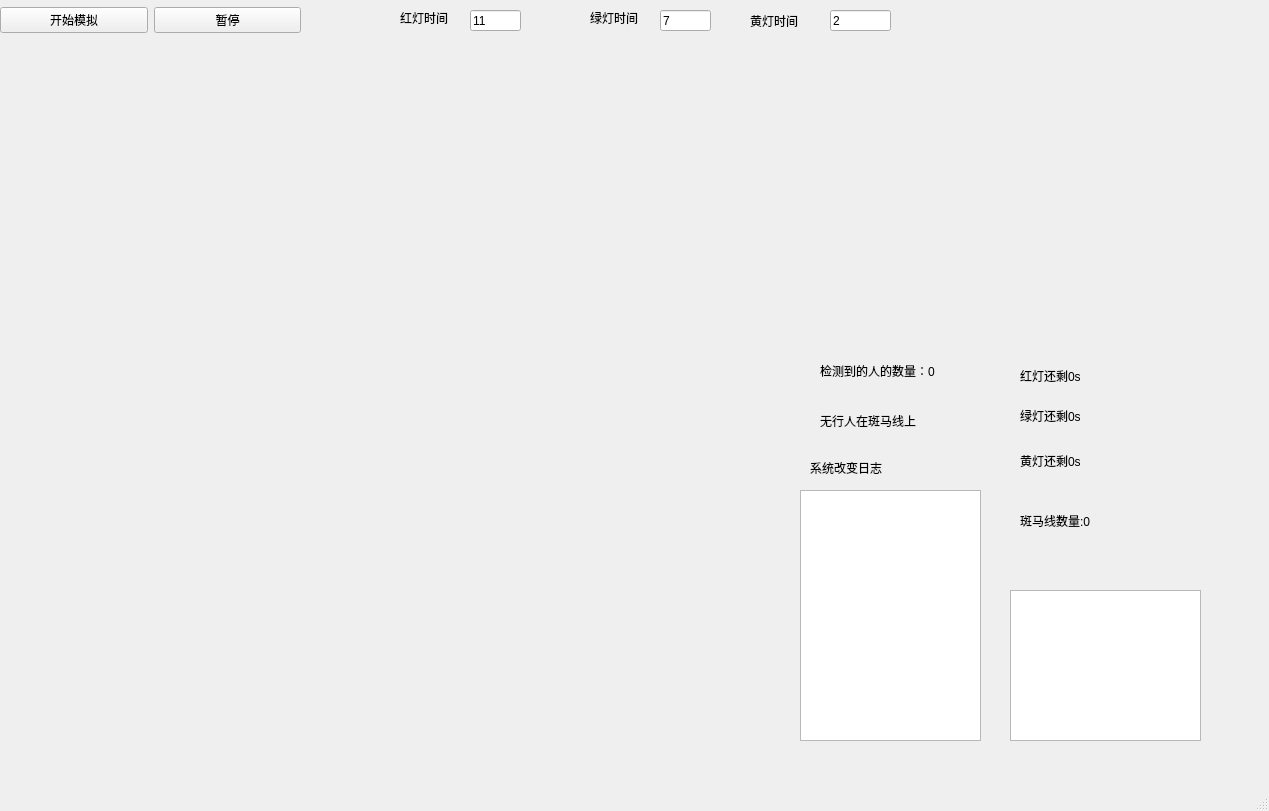
<?xml version="1.0" encoding="UTF-8"?>
<ui version="4.0">
 <class>MainWindow</class>
 <widget class="QMainWindow" name="MainWindow">
  <property name="geometry">
   <rect>
    <x>0</x>
    <y>0</y>
    <width>1269</width>
    <height>811</height>
   </rect>
  </property>
  <property name="windowTitle">
   <string>伴你行系统界面</string>
  </property>
  <widget class="QWidget" name="centralwidget">
   <widget class="QWidget" name="horizontalLayoutWidget">
    <property name="geometry">
     <rect>
      <x>0</x>
      <y>0</y>
      <width>301</width>
      <height>41</height>
     </rect>
    </property>
    <layout class="QHBoxLayout" name="horizontalLayout">
     <item>
      <widget class="QPushButton" name="btn_start">
       <property name="text">
        <string>开始模拟</string>
       </property>
      </widget>
     </item>
     <item>
      <widget class="QPushButton" name="btn_end">
       <property name="text">
        <string>暂停</string>
       </property>
      </widget>
     </item>
    </layout>
   </widget>
   <widget class="QWidget" name="verticalLayoutWidget">
    <property name="geometry">
     <rect>
      <x>1010</x>
      <y>590</y>
      <width>191</width>
      <height>151</height>
     </rect>
    </property>
    <layout class="QVBoxLayout" name="verticalLayout">
     <item>
      <widget class="QPlainTextEdit" name="showPlainText"/>
     </item>
    </layout>
   </widget>
   <widget class="QLabel" name="pictureLabel">
    <property name="geometry">
     <rect>
      <x>840</x>
      <y>40</y>
      <width>301</width>
      <height>281</height>
     </rect>
    </property>
    <property name="text">
     <string/>
    </property>
   </widget>
   <widget class="QLabel" name="label">
    <property name="geometry">
     <rect>
      <x>20</x>
      <y>60</y>
      <width>633</width>
      <height>640</height>
     </rect>
    </property>
    <property name="baseSize">
     <size>
      <width>633</width>
      <height>640</height>
     </size>
    </property>
    <property name="text">
     <string/>
    </property>
   </widget>
   <widget class="QLabel" name="label_2">
    <property name="geometry">
     <rect>
      <x>1020</x>
      <y>550</y>
      <width>121</width>
      <height>31</height>
     </rect>
    </property>
    <property name="text">
     <string/>
    </property>
   </widget>
   <widget class="QLabel" name="label_3">
    <property name="geometry">
     <rect>
      <x>810</x>
      <y>460</y>
      <width>111</width>
      <height>16</height>
     </rect>
    </property>
    <property name="text">
     <string>系统改变日志</string>
    </property>
   </widget>
   <widget class="QWidget" name="verticalLayoutWidget_2">
    <property name="geometry">
     <rect>
      <x>800</x>
      <y>490</y>
      <width>181</width>
      <height>251</height>
     </rect>
    </property>
    <layout class="QVBoxLayout" name="verticalLayout_2">
     <item>
      <widget class="QPlainTextEdit" name="plainTextEdit"/>
     </item>
    </layout>
   </widget>
   <widget class="QLabel" name="redtimelabel">
    <property name="geometry">
     <rect>
      <x>1020</x>
      <y>360</y>
      <width>101</width>
      <height>31</height>
     </rect>
    </property>
    <property name="text">
     <string>红灯还剩0s</string>
    </property>
   </widget>
   <widget class="QLabel" name="greentimelabel">
    <property name="geometry">
     <rect>
      <x>1020</x>
      <y>400</y>
      <width>111</width>
      <height>31</height>
     </rect>
    </property>
    <property name="text">
     <string>绿灯还剩0s</string>
    </property>
   </widget>
   <widget class="QLabel" name="peoplenum">
    <property name="geometry">
     <rect>
      <x>820</x>
      <y>350</y>
      <width>161</width>
      <height>41</height>
     </rect>
    </property>
    <property name="text">
     <string>检测到的人的数量：0</string>
    </property>
   </widget>
   <widget class="QLabel" name="factpeoplenum">
    <property name="geometry">
     <rect>
      <x>820</x>
      <y>400</y>
      <width>141</width>
      <height>41</height>
     </rect>
    </property>
    <property name="text">
     <string>无行人在斑马线上</string>
    </property>
   </widget>
   <widget class="QLabel" name="yellowtimelabel">
    <property name="geometry">
     <rect>
      <x>1020</x>
      <y>440</y>
      <width>121</width>
      <height>41</height>
     </rect>
    </property>
    <property name="text">
     <string>黄灯还剩0s</string>
    </property>
   </widget>
   <widget class="QLineEdit" name="redEdit">
    <property name="geometry">
     <rect>
      <x>470</x>
      <y>10</y>
      <width>51</width>
      <height>21</height>
     </rect>
    </property>
    <property name="text">
     <string>11</string>
    </property>
   </widget>
   <widget class="QLineEdit" name="greenEdit">
    <property name="geometry">
     <rect>
      <x>660</x>
      <y>10</y>
      <width>51</width>
      <height>21</height>
     </rect>
    </property>
    <property name="text">
     <string>7</string>
    </property>
   </widget>
   <widget class="QLineEdit" name="yellowEdit">
    <property name="geometry">
     <rect>
      <x>830</x>
      <y>10</y>
      <width>61</width>
      <height>21</height>
     </rect>
    </property>
    <property name="text">
     <string>2</string>
    </property>
   </widget>
   <widget class="QLabel" name="label_4">
    <property name="geometry">
     <rect>
      <x>400</x>
      <y>10</y>
      <width>72</width>
      <height>15</height>
     </rect>
    </property>
    <property name="text">
     <string>红灯时间</string>
    </property>
   </widget>
   <widget class="QLabel" name="label_5">
    <property name="geometry">
     <rect>
      <x>590</x>
      <y>10</y>
      <width>72</width>
      <height>15</height>
     </rect>
    </property>
    <property name="text">
     <string>绿灯时间</string>
    </property>
   </widget>
   <widget class="QLabel" name="label_6">
    <property name="geometry">
     <rect>
      <x>750</x>
      <y>10</y>
      <width>72</width>
      <height>21</height>
     </rect>
    </property>
    <property name="text">
     <string>黄灯时间</string>
    </property>
   </widget>
   <widget class="QLabel" name="crossingsnum">
    <property name="geometry">
     <rect>
      <x>1020</x>
      <y>500</y>
      <width>131</width>
      <height>41</height>
     </rect>
    </property>
    <property name="text">
     <string>斑马线数量:0</string>
    </property>
   </widget>
  </widget>
  <widget class="QMenuBar" name="menubar">
   <property name="geometry">
    <rect>
     <x>0</x>
     <y>0</y>
     <width>1269</width>
     <height>26</height>
    </rect>
   </property>
  </widget>
  <widget class="QStatusBar" name="statusbar"/>
 </widget>
 <resources/>
 <connections>
  <connection>
   <sender>btn_start</sender>
   <signal>clicked()</signal>
   <receiver>MainWindow</receiver>
   <slot>startsimulation()</slot>
   <hints>
    <hint type="sourcelabel">
     <x>52</x>
     <y>53</y>
    </hint>
    <hint type="destinationlabel">
     <x>53</x>
     <y>96</y>
    </hint>
   </hints>
  </connection>
  <connection>
   <sender>btn_end</sender>
   <signal>clicked()</signal>
   <receiver>MainWindow</receiver>
   <slot>stopsimulation()</slot>
   <hints>
    <hint type="sourcelabel">
     <x>273</x>
     <y>46</y>
    </hint>
    <hint type="destinationlabel">
     <x>274</x>
     <y>76</y>
    </hint>
   </hints>
  </connection>
  <connection>
   <sender>showPlainText</sender>
   <signal>textChanged()</signal>
   <receiver>MainWindow</receiver>
   <slot>moveCursor()</slot>
   <hints>
    <hint type="sourcelabel">
     <x>1011</x>
     <y>538</y>
    </hint>
    <hint type="destinationlabel">
     <x>407</x>
     <y>413</y>
    </hint>
   </hints>
  </connection>
  <connection>
   <sender>plainTextEdit</sender>
   <signal>textChanged()</signal>
   <receiver>MainWindow</receiver>
   <slot>moveCursor()</slot>
   <hints>
    <hint type="sourcelabel">
     <x>810</x>
     <y>621</y>
    </hint>
    <hint type="destinationlabel">
     <x>753</x>
     <y>624</y>
    </hint>
   </hints>
  </connection>
 </connections>
 <slots>
  <slot>startsimulation()</slot>
  <slot>stopsimulation()</slot>
  <slot>offsettime()</slot>
  <slot>moveCursor()</slot>
 </slots>
</ui>
